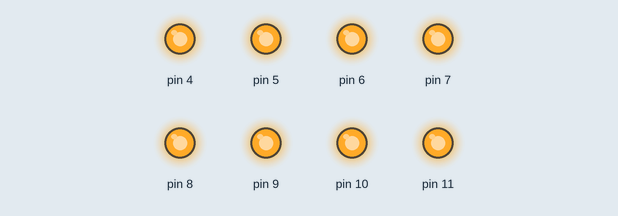
Simulated run of this sketch. Board: Arduino Uno, built with avr-gcc and run on an emulated ATmega328P. Parts: output pins drawn as LEDs (lit = HIGH).

Above: at 0.2 s.
At 1.7 s:
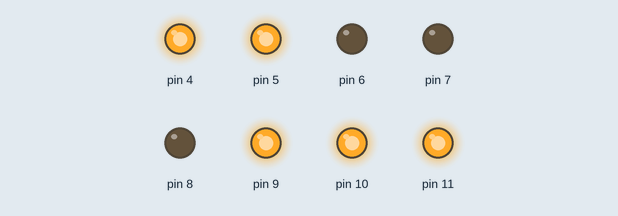
At 2.7 s:
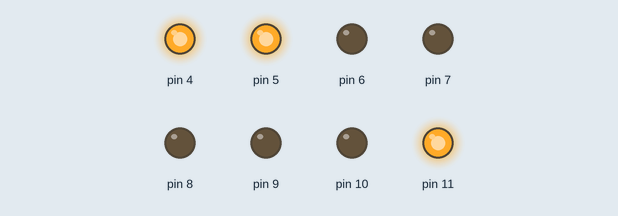
At 3.7 s:
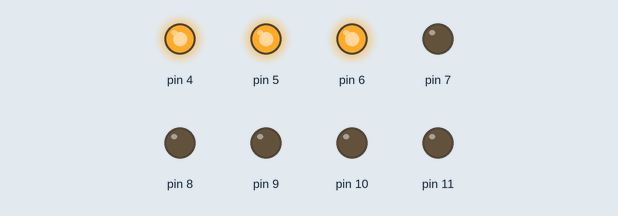
At 5.2 s:
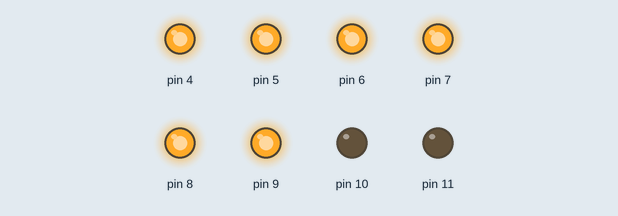
At 7.2 s:
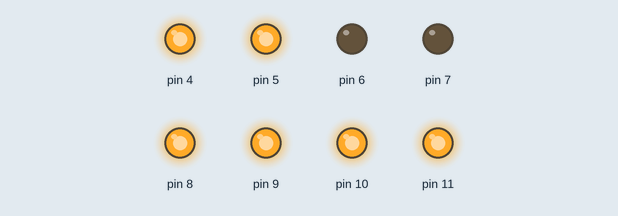
Timing chart, 0 to 7.8 s (numbered marks = the images above):
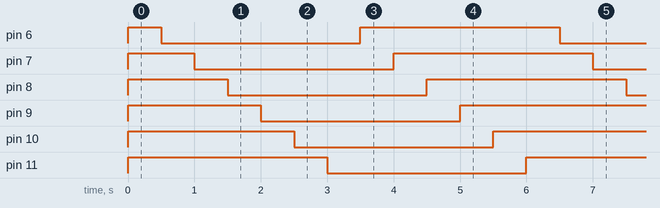

The sketch:

01_led_test.ino
```cpp
//LED TEST

int value = 0;

void setup(){
    for(int i=4;i<=11;i++){
        pinMode(i, OUTPUT);
        digitalWrite(i, HIGH);
    }
}

void loop(){
    for(int i=6;i<=11;i++){
        delay(500);
        digitalWrite(i, value);
    }
    value = value ? 0 : 1;
}
```

Measured:
- by itself, pin 6–11: alternates HIGH for 3.0 s and LOW for 3.0 s
- by itself, everything shown: repeats every 6.0 s, in 12 steps
